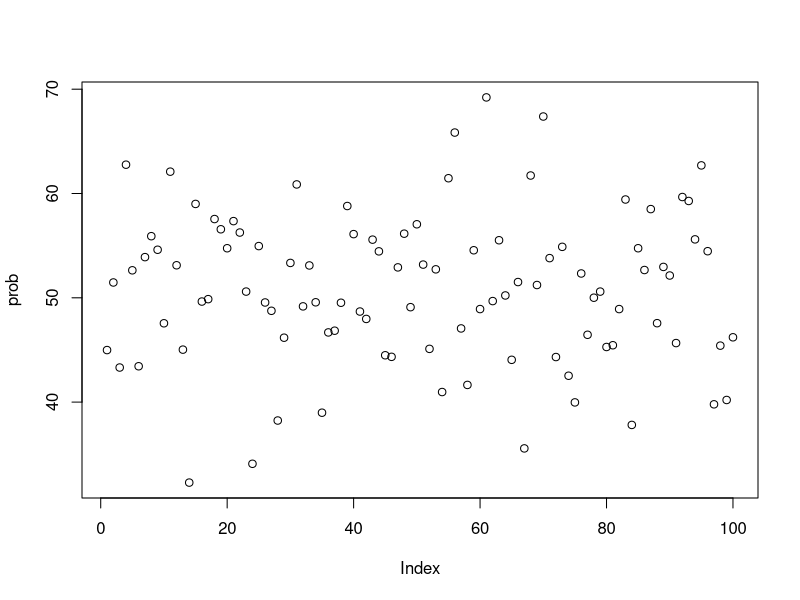
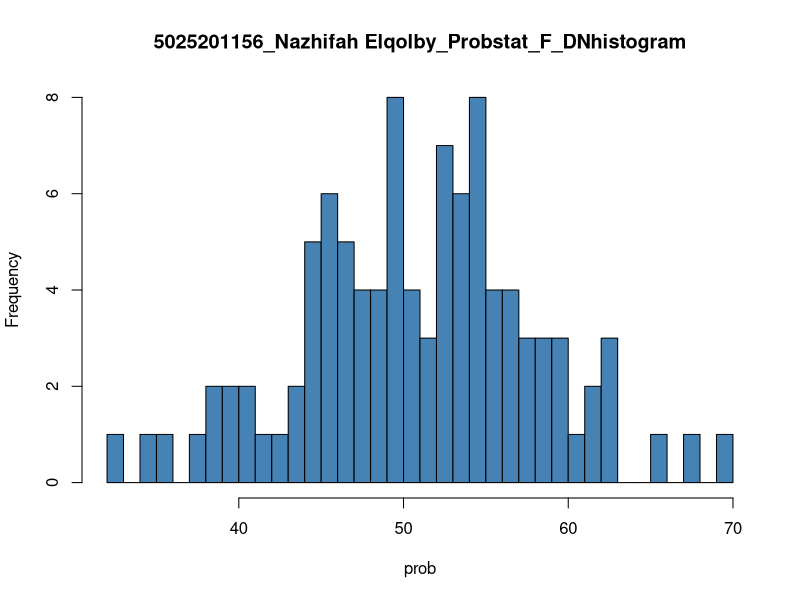

Generate these figures, in order, with R:
# Soal 6.a fungsi probabilitas dari distribusi normal 
# P(X1 <= x <= X2), hitung Z-score dan plot data generate random dalam bentuk grafik

n = 100
mean = 50
sd = 8 

set.seed(1)
prob <- rnorm(n, mean, sd)

X1 = runif(1, min = min(prob), max = mean)
X2 = runif(1, min = mean, max(prob))

probabilitas1 <- pnorm(X1, mean, sd)
probabilitas2 <- pnorm(X2, mean, sd)

probabilitas <- probabilitas2 - probabilitas1

plot(prob)

# Soal 6.b generate histogram dari distribusi normal 
# breaks 50
# menggunakan format nama NRP_Nama_Probstat{Nama Kelas}_DNhistogram 

breaks = 50 
hist(prob, breaks, main = "5025201156_Nazhifah Elqolby_Probstat_F_DNhistogram",
     col = "steelblue")


# Nomor 6.c varian dari hasil generate random nilai distribusi normal
# var = prob ^ 2

var = (sd(prob)) ^ 2



